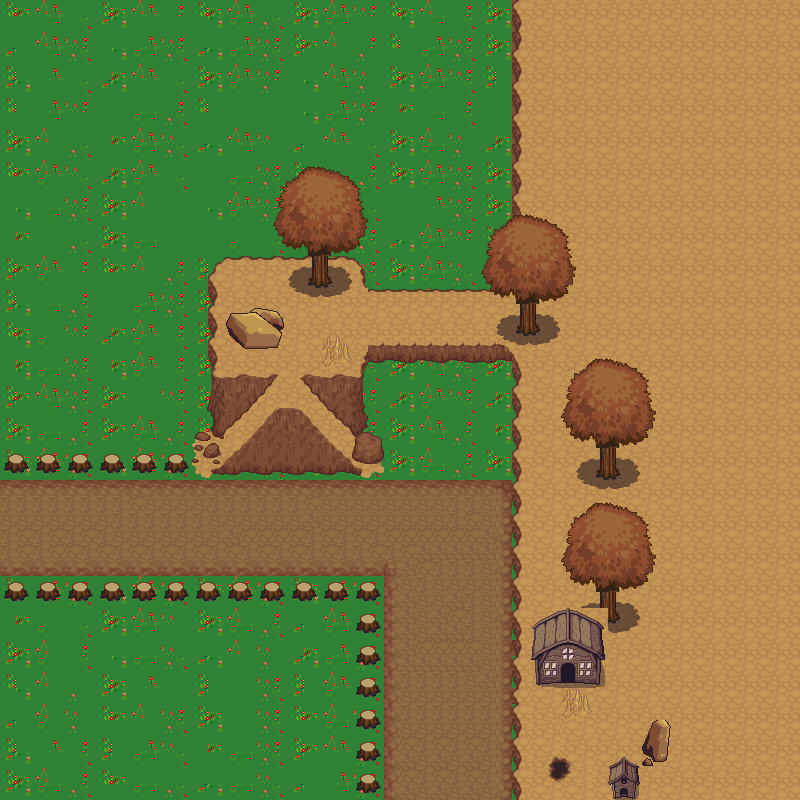

Rendered tile map (Tiled .tmx) drawn with the repository's tilesets; below, a short description and the map source with its tile grids summarised:
An orthogonal 50x50 tile map with 16x16 px tiles, 4 tile layers (fondo, colision, decoracion 1, decoracion 2), 2 tilesets.

<map version="1.10" tiledversion="1.10.2" orientation="orthogonal" renderorder="right-down" width="50" height="50" tilewidth="16" tileheight="16" infinite="0" nextlayerid="5" nextobjectid="1">
 <tileset firstgid="1" source="asdafasdf.tsx" />
 <tileset firstgid="4097" source="casas.tsx" />
 <layer id="1" name="fondo" width="50" height="50">
  <data>[2500 cells, 2500 non-empty, 19 distinct tile ids]</data>
 </layer>
 <layer id="3" name="colision" width="50" height="50">
  <data>[2500 cells, 140 non-empty, 8 distinct tile ids]</data>
 </layer>
 <layer id="2" name="decoracion 1" width="50" height="50">
  <data>[2500 cells, 1169 non-empty, 113 distinct tile ids]</data>
 </layer>
 <layer id="4" name="decoracion 2" width="50" height="50">
  <data>[2500 cells, 354 non-empty, 118 distinct tile ids]</data>
 </layer>
</map>
